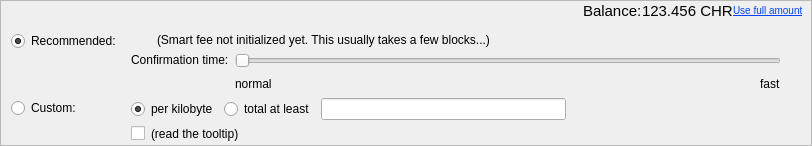
    <widget class="QFrame" name="frameFee">
     <property name="sizePolicy">
      <sizepolicy hsizetype="Expanding" vsizetype="Maximum">
       <horstretch>0</horstretch>
       <verstretch>0</verstretch>
      </sizepolicy>
     </property>
     <property name="maximumSize">
      <size>
       <width>16777215</width>
       <height>40</height>
      </size>
     </property>
     <property name="frameShape">
      <enum>QFrame::StyledPanel</enum>
     </property>
     <property name="frameShadow">
      <enum>QFrame::Sunken</enum>
     </property>
     <layout class="QVBoxLayout" name="verticalLayoutFee1">
      <property name="spacing">
       <number>0</number>
      </property>
      <property name="leftMargin">
       <number>0</number>
      </property>
      <property name="topMargin">
       <number>0</number>
      </property>
      <property name="rightMargin">
       <number>0</number>
      </property>
      <property name="bottomMargin">
       <number>0</number>
      </property>
      <item>
       <layout class="QVBoxLayout" name="verticalLayoutFee2" stretch="0,0,0">
        <property name="spacing">
         <number>0</number>
        </property>
        <property name="leftMargin">
         <number>10</number>
        </property>
        <property name="topMargin">
         <number>0</number>
        </property>
        <item>
         <layout class="QHBoxLayout" name="horizontalLayoutFee1">
          <property name="rightMargin">
           <number>7</number>
          </property>
          <property name="bottomMargin">
           <number>0</number>
          </property>
          <item>
           <spacer name="horizontalSpacer_4">
            <property name="orientation">
             <enum>Qt::Horizontal</enum>
            </property>
            <property name="sizeHint" stdset="0">
             <size>
              <width>40</width>
              <height>20</height>
             </size>
            </property>
           </spacer>
          </item>
          <item>
           <widget class="QLabel" name="label">
            <property name="sizePolicy">
             <sizepolicy hsizetype="Preferred" vsizetype="Fixed">
              <horstretch>0</horstretch>
              <verstretch>0</verstretch>
             </sizepolicy>
            </property>
            <property name="font">
             <font>
              <pointsize>11</pointsize>
             </font>
            </property>
            <property name="text">
             <string>Balance:</string>
            </property>
           </widget>
          </item>
          <item>
           <widget class="QLabel" name="labelBalance">
            <property name="sizePolicy">
             <sizepolicy hsizetype="Preferred" vsizetype="Fixed">
              <horstretch>0</horstretch>
              <verstretch>0</verstretch>
             </sizepolicy>
            </property>
            <property name="font">
             <font>
              <pointsize>11</pointsize>
             </font>
            </property>
            <property name="cursor">
             <cursorShape>IBeamCursor</cursorShape>
            </property>
            <property name="text">
             <string notr="true">123.456 CHR</string>
            </property>
            <property name="textInteractionFlags">
             <set>Qt::LinksAccessibleByMouse|Qt::TextSelectableByKeyboard|Qt::TextSelectableByMouse</set>
            </property>
           </widget>
          </item>
          <item>
           <widget class="QPushButton" name="fullAmountBtn">
            <property name="cursor">
             <cursorShape>PointingHandCursor</cursorShape>
            </property>
            <property name="styleSheet">
             <string notr="true">border:0;background-color:none;text-align:left;margin: 0px; text-transform: none; color: #0343f6; font-size: 10px; font-weight: none; text-decoration:underline; </string>
            </property>
            <property name="text">
             <string>Use full amount</string>
            </property>
           </widget>
          </item>
          <item>
           <layout class="QVBoxLayout" name="verticalLayoutFee7">
            <property name="spacing">
             <number>0</number>
            </property>
            <item>
             <spacer name="verticalSpacerSmartFee">
              <property name="orientation">
               <enum>Qt::Vertical</enum>
              </property>
              <property name="sizeType">
               <enum>QSizePolicy::Fixed</enum>
              </property>
              <property name="sizeHint" stdset="0">
               <size>
                <width>1</width>
                <height>4</height>
               </size>
              </property>
             </spacer>
            </item>
            <item>
             <spacer name="verticalSpacer_5">
              <property name="orientation">
               <enum>Qt::Vertical</enum>
              </property>
              <property name="sizeHint" stdset="0">
               <size>
                <width>1</width>
                <height>1</height>
               </size>
              </property>
             </spacer>
            </item>
           </layout>
          </item>
         </layout>
        </item>
        <item>
         <widget class="QFrame" name="frameFeeSelection">
          <layout class="QVBoxLayout" name="verticalLayoutFee12">
           <property name="spacing">
            <number>0</number>
           </property>
           <property name="leftMargin">
            <number>0</number>
           </property>
           <property name="topMargin">
            <number>0</number>
           </property>
           <property name="rightMargin">
            <number>0</number>
           </property>
           <property name="bottomMargin">
            <number>0</number>
           </property>
           <item>
            <layout class="QGridLayout" name="gridLayoutFee">
             <property name="topMargin">
              <number>10</number>
             </property>
             <property name="bottomMargin">
              <number>4</number>
             </property>
             <property name="horizontalSpacing">
              <number>10</number>
             </property>
             <property name="verticalSpacing">
              <number>4</number>
             </property>
             <item row="0" column="0">
              <layout class="QVBoxLayout" name="verticalLayoutFee4" stretch="0,1">
               <item>
                <widget class="QRadioButton" name="radioSmartFee">
                 <property name="text">
                  <string>Recommended:</string>
                 </property>
                 <property name="checked">
                  <bool>true</bool>
                 </property>
                 <attribute name="buttonGroup">
                  <string notr="true">groupFee</string>
                 </attribute>
                </widget>
               </item>
               <item>
                <spacer name="verticalSpacer_2">
                 <property name="orientation">
                  <enum>Qt::Vertical</enum>
                 </property>
                 <property name="sizeHint" stdset="0">
                  <size>
                   <width>1</width>
                   <height>1</height>
                  </size>
                 </property>
                </spacer>
               </item>
              </layout>
             </item>
             <item row="1" column="1">
              <layout class="QVBoxLayout" name="verticalLayoutFee8">
               <property name="spacing">
                <number>6</number>
               </property>
               <item>
                <layout class="QHBoxLayout" name="horizontalLayoutFee13">
                 <item>
                  <widget class="QRadioButton" name="radioCustomPerKilobyte">
                   <property name="toolTip">
                    <string>If the custom fee is set to 1000 satoshis and the transaction is only 250 bytes, then &quot;per kilobyte&quot; only pays 250 satoshis in fee, while &quot;total at least&quot; pays 1000 satoshis. For transactions bigger than a kilobyte both pay by kilobyte.</string>
                   </property>
                   <property name="text">
                    <string>per kilobyte</string>
                   </property>
                   <property name="checked">
                    <bool>true</bool>
                   </property>
                   <attribute name="buttonGroup">
                    <string notr="true">groupCustomFee</string>
                   </attribute>
                  </widget>
                 </item>
                 <item>
                  <widget class="QRadioButton" name="radioCustomAtLeast">
                   <property name="toolTip">
                    <string>If the custom fee is set to 1000 satoshis and the transaction is only 250 bytes, then &quot;per kilobyte&quot; only pays 250 satoshis in fee, while &quot;total at least&quot; pays 1000 satoshis. For transactions bigger than a kilobyte both pay by kilobyte.</string>
                   </property>
                   <property name="text">
                    <string>total at least</string>
                   </property>
                   <attribute name="buttonGroup">
                    <string notr="true">groupCustomFee</string>
                   </attribute>
                  </widget>
                 </item>
                 <item>
                  <widget class="ChratosAmountField" name="customFee"/>
                 </item>
                 <item>
                  <spacer name="horizontalSpacer_6">
                   <property name="orientation">
                    <enum>Qt::Horizontal</enum>
                   </property>
                   <property name="sizeHint" stdset="0">
                    <size>
                     <width>1</width>
                     <height>1</height>
                    </size>
                   </property>
                  </spacer>
                 </item>
                </layout>
               </item>
               <item>
                <layout class="QHBoxLayout" name="horizontalLayoutFee8">
                 <item>
                  <widget class="QCheckBox" name="checkBoxMinimumFee">
                   <property name="toolTip">
                    <string>Paying only the minimum fee is just fine as long as there is less transaction volume than space in the blocks. But be aware that this can end up in a never confirming transaction once there is more demand for chratos transactions than the network can process.</string>
                   </property>
                   <property name="text">
                    <string/>
                   </property>
                  </widget>
                 </item>
                 <item>
                  <widget class="QLabel" name="labelMinFeeWarning">
                   <property name="enabled">
                    <bool>true</bool>
                   </property>
                   <property name="toolTip">
                    <string>Paying only the minimum fee is just fine as long as there is less transaction volume than space in the blocks. But be aware that this can end up in a never confirming transaction once there is more demand for chratos transactions than the network can process.</string>
                   </property>
                   <property name="text">
                    <string>(read the tooltip)</string>
                   </property>
                   <property name="margin">
                    <number>5</number>
                   </property>
                  </widget>
                 </item>
                 <item>
                  <spacer name="horizontalSpacer_2">
                   <property name="orientation">
                    <enum>Qt::Horizontal</enum>
                   </property>
                   <property name="sizeHint" stdset="0">
                    <size>
                     <width>1</width>
                     <height>1</height>
                    </size>
                   </property>
                  </spacer>
                 </item>
                </layout>
               </item>
              </layout>
             </item>
             <item row="0" column="1">
              <layout class="QVBoxLayout" name="verticalLayoutFee3" stretch="0,0,1">
               <property name="spacing">
                <number>6</number>
               </property>
               <property name="topMargin">
                <number>2</number>
               </property>
               <item>
                <layout class="QHBoxLayout" name="horizontalLayoutFee12">
                 <item>
                  <widget class="QLabel" name="labelSmartFee">
                   <property name="text">
                    <string/>
                   </property>
                   <property name="margin">
                    <number>2</number>
                   </property>
                  </widget>
                 </item>
                 <item>
                  <widget class="QLabel" name="labelFeeEstimation">
                   <property name="text">
                    <string/>
                   </property>
                  </widget>
                 </item>
                 <item>
                  <widget class="QLabel" name="labelSmartFee2">
                   <property name="text">
                    <string>(Smart fee not initialized yet. This usually takes a few blocks...)</string>
                   </property>
                   <property name="margin">
                    <number>2</number>
                   </property>
                  </widget>
                 </item>
                 <item>
                  <spacer name="horizontalSpacer_5">
                   <property name="orientation">
                    <enum>Qt::Horizontal</enum>
                   </property>
                   <property name="sizeHint" stdset="0">
                    <size>
                     <width>1</width>
                     <height>1</height>
                    </size>
                   </property>
                  </spacer>
                 </item>
                </layout>
               </item>
               <item>
                <layout class="QHBoxLayout" name="horizontalLayoutFee9">
                 <item>
                  <layout class="QVBoxLayout" name="verticalLayoutFee6">
                   <item>
                    <widget class="QLabel" name="labelSmartFee3">
                     <property name="text">
                      <string>Confirmation time:</string>
                     </property>
                     <property name="margin">
                      <number>2</number>
                     </property>
                    </widget>
                   </item>
                   <item>
                    <spacer name="verticalSpacer_3">
                     <property name="orientation">
                      <enum>Qt::Vertical</enum>
                     </property>
                     <property name="sizeHint" stdset="0">
                      <size>
                       <width>1</width>
                       <height>1</height>
                      </size>
                     </property>
                    </spacer>
                   </item>
                  </layout>
                 </item>
                 <item>
                  <layout class="QVBoxLayout" name="verticalLayoutFee5">
                   <property name="rightMargin">
                    <number>30</number>
                   </property>
                   <item>
                    <widget class="QSlider" name="sliderSmartFee">
                     <property name="minimum">
                      <number>0</number>
                     </property>
                     <property name="maximum">
                      <number>24</number>
                     </property>
                     <property name="pageStep">
                      <number>1</number>
                     </property>
                     <property name="value">
                      <number>0</number>
                     </property>
                     <property name="orientation">
                      <enum>Qt::Horizontal</enum>
                     </property>
                     <property name="invertedAppearance">
                      <bool>false</bool>
                     </property>
                     <property name="invertedControls">
                      <bool>false</bool>
                     </property>
                     <property name="tickPosition">
                      <enum>QSlider::NoTicks</enum>
                     </property>
                    </widget>
                   </item>
                   <item>
                    <layout class="QHBoxLayout" name="horizontalLayoutFee10">
                     <item>
                      <widget class="QLabel" name="labelSmartFeeNormal">
                       <property name="text">
                        <string>normal</string>
                       </property>
                      </widget>
                     </item>
                     <item>
                      <spacer name="horizontalSpacer_3">
                       <property name="orientation">
                        <enum>Qt::Horizontal</enum>
                       </property>
                       <property name="sizeHint" stdset="0">
                        <size>
                         <width>40</width>
                         <height>20</height>
                        </size>
                       </property>
                      </spacer>
                     </item>
                     <item>
                      <widget class="QLabel" name="labelSmartFeeFast">
                       <property name="text">
                        <string>fast</string>
                       </property>
                      </widget>
                     </item>
                    </layout>
                   </item>
                  </layout>
                 </item>
                </layout>
               </item>
               <item>
                <spacer name="verticalSpacer_4">
                 <property name="orientation">
                  <enum>Qt::Vertical</enum>
                 </property>
                 <property name="sizeHint" stdset="0">
                  <size>
                   <width>1</width>
                   <height>1</height>
                  </size>
                 </property>
                </spacer>
               </item>
              </layout>
             </item>
             <item row="1" column="0">
              <layout class="QVBoxLayout" name="verticalLayoutFee9" stretch="0,1">
               <item>
                <widget class="QRadioButton" name="radioCustomFee">
                 <property name="text">
                  <string>Custom:</string>
                 </property>
                 <attribute name="buttonGroup">
                  <string notr="true">groupFee</string>
                 </attribute>
                </widget>
               </item>
               <item>
                <spacer name="verticalSpacer_6">
                 <property name="orientation">
                  <enum>Qt::Vertical</enum>
                 </property>
                 <property name="sizeHint" stdset="0">
                  <size>
                   <width>1</width>
                   <height>1</height>
                  </size>
                 </property>
                </spacer>
               </item>
              </layout>
             </item>
            </layout>
           </item>
          </layout>
         </widget>
        </item>
        <item>
         <spacer name="verticalSpacerFee">
          <property name="orientation">
           <enum>Qt::Vertical</enum>
          </property>
          <property name="sizeHint" stdset="0">
           <size>
            <width>800</width>
            <height>1</height>
           </size>
          </property>
         </spacer>
        </item>
       </layout>
      </item>
     </layout>
    </widget>
